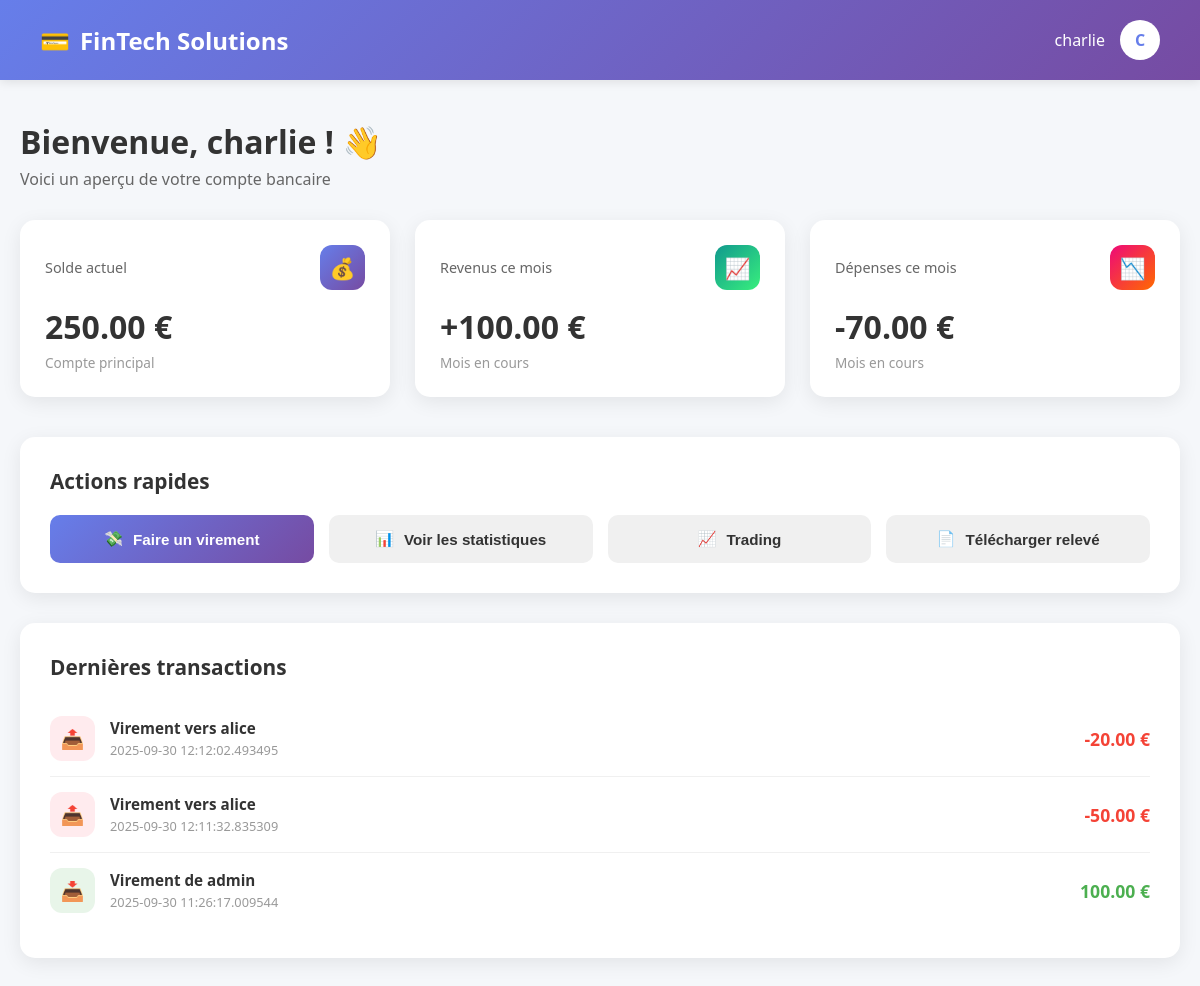
The app's page /dashboard (signed in) with its own data.
### models.py (models this page shows, shortened)
class User(UserMixin, db.Model):
    id = db.Column(db.Integer, primary_key=True)
    username = db.Column(db.String(64), unique=True, nullable=False)
    password_hash = db.Column(db.String(128), nullable=False)
    balance = db.Column(db.Numeric(18, 4), default=0)  # <- ajouté
    transactions = db.relationship("Transaction", backref="user", lazy=True)

class Transaction(db.Model):
    id = db.Column(db.Integer, primary_key=True)
    user_id = db.Column(db.Integer, db.ForeignKey("user.id"), nullable=False)  # <-- Clé étrangère vers User
    account_id = db.Column(db.String(64), nullable=False, index=True)
    amount = db.Column(db.Numeric(18, 4), nullable=False)
    currency = db.Column(db.String(8), default="EUR", nullable=False)
    type = db.Column(db.String(8), nullable=False)  # 'credit' ou 'debit'
    created_at = db.Column(db.DateTime, default=datetime.utcnow)

### routes/transactions.py (the view)
@transactions_bp.route("/dashboard")
@login_required
def dashboard():
    transactions = Transaction.query.filter_by(user_id=current_user.id).order_by(Transaction.created_at.desc()).limit(10).all()
    from datetime import datetime
    now = datetime.now()
    start_of_month = datetime(now.year, now.month, 1)
    monthly_transactions = Transaction.query.filter(
        Transaction.user_id == current_user.id,
        Transaction.created_at >= start_of_month
    ).all()
    revenus = sum(t.amount for t in monthly_transactions if t.amount > 0)
    depenses = sum(abs(t.amount) for t in monthly_transactions if t.amount < 0)
    return render_template("dashboard.html",
                         transactions=transactions,
                         revenus=revenus,
                         depenses=depenses)

### routes/auth.py (called while the page is built)
@login_manager.user_loader
def load_user(user_id):
    return User.query.get(int(user_id))

### templates/dashboard.html (shortened to what this page needs)
<!DOCTYPE html>
<html lang="fr">
<head>
    <link rel="stylesheet" href="{{ url_for('static', filename='css/dashboard.css') }}">
</head>
<body>
    <nav class="navbar">
        <div class="navbar-brand">
            <span>💳</span>
            <span>FinTech Solutions</span>
        </div>
        <div class="user-info">
            <span>{{ current_user.username }}</span>
            <div class="user-menu">
                <div class="user-avatar" onclick="toggleMenu()" style="cursor: pointer;">
                    {{ current_user.username[0]|upper }}
                </div>
            </div>
        </div>
    </nav>
    <div class="container">
        <div class="welcome-section">
            <h1>Bienvenue, {{ current_user.username }} ! 👋</h1>
            <p>Voici un aperçu de votre compte bancaire</p>
        </div>
        <div class="cards-grid">
            <div class="card">
                <div class="card-header">
                    <span class="card-title">Solde actuel</span>
                    <div class="card-icon icon-balance">💰</div>
                </div>
                <div class="card-value">{{ "%.2f"|format(current_user.balance) }} €</div>
                <div class="card-subtitle">Compte principal</div>
            </div>
            <div class="card">
                <div class="card-header">
                    <span class="card-title">Revenus ce mois</span>
                    <div class="card-icon icon-income">📈</div>
                </div>
                <div class="card-value">+{{ "%.2f"|format(revenus) }} €</div>
                <div class="card-subtitle">Mois en cours</div>
            </div>
            <div class="card">
                <div class="card-header">
                    <span class="card-title">Dépenses ce mois</span>
                    <div class="card-icon icon-expense">📉</div>
                </div>
                <div class="card-value">-{{ "%.2f"|format(depenses) }} €</div>
                <div class="card-subtitle">Mois en cours</div>
            </div>
        </div>
        <div class="actions-section">
            <h2 class="section-title">Actions rapides</h2>
            <div class="action-buttons">
                <button class="btn btn-primary" onclick="window.location.href='{{ url_for('transactions.transfer') }}'">
                    <span>💸</span>
                    <span>Faire un virement</span>
                </button>
                <button class="btn btn-secondary" onclick="window.location.href='{{ url_for('transactions.accounting') }}'">
                    <span>📊</span>
                    <span>Voir les statistiques</span>
                </button>
                <button class="btn btn-secondary" onclick="window.location.href='{{ url_for('transactions.trading') }}'">
                    <span>📈</span>
                    <span>Trading</span>
                </button>
                <button class="btn btn-secondary" onclick="alert('Fonction à venir')">
                    <span>📄</span>
                    <span>Télécharger relevé</span>
                </button>
            </div>
        </div>
        <div class="transactions-section">
            <h2 class="section-title">Dernières transactions</h2>
            {% if transactions %}
                {% for transaction in transactions %}
                <div class="transaction-item">
                    <div class="transaction-info">
                        <div class="transaction-icon {% if transaction.amount > 0 %}income{% else %}expense{% endif %}">
                            {% if transaction.amount > 0 %}📥{% else %}📤{% endif %}
                        </div>
                        <div class="transaction-details">
                            <h4>{{ transaction.type }}</h4>
                            <p>{{ transaction.created_at }}</p>
                        </div>
                    </div>
                    <div class="transaction-amount {% if transaction.amount > 0 %}positive{% else %}negative{% endif %}">
                        {{ "%.2f"|format(transaction.amount) }} €
                    </div>
                </div>
                {% endfor %}
            {% else %}
                <p style="text-align: center; color: #999; padding: 20px;">Aucune transaction pour le moment</p>
            {% endif %}
        </div>
    </div>
</body>
</html>

### static/css/dashboard.css (style rules this page uses)
* { margin: 0; padding: 0; box-sizing: border-box; }
body { font-family: 'Segoe UI', Tahoma, Geneva, Verdana, sans-serif; background: #f5f7fa; color: #333; }
.navbar { background: linear-gradient(135deg, #667eea 0%, #764ba2 100%); color: white; padding: 20px 40px; display: flex; justify-content: space-between; align-items: center; box-shadow: 0 2px 10px rgba(0,0,0,0.1); }
.navbar-brand { font-size: 1.5rem; font-weight: bold; display: flex; align-items: center; gap: 10px; }
.user-info { display: flex; align-items: center; gap: 15px; }
.user-avatar { width: 40px; height: 40px; border-radius: 50%; background: white; color: #667eea; display: flex; align-items: center; justify-content: center; font-weight: bold; }
.container { max-width: 1200px; margin: 40px auto; padding: 0 20px; }
.welcome-section { margin-bottom: 30px; }
.welcome-section h1 { font-size: 2rem; margin-bottom: 5px; color: #333; }
.welcome-section p { color: #666; }
.cards-grid { display: grid; grid-template-columns: repeat(auto-fit, minmax(280px, 1fr)); gap: 25px; margin-bottom: 40px; }
.card { background: white; border-radius: 15px; padding: 25px; box-shadow: 0 5px 20px rgba(0,0,0,0.08); transition: transform 0.3s, box-shadow 0.3s; }
.card-header { display: flex; justify-content: space-between; align-items: center; margin-bottom: 15px; }
.card-title { font-size: 0.9rem; color: #666; font-weight: 500; }
.card-icon { width: 45px; height: 45px; border-radius: 12px; display: flex; align-items: center; justify-content: center; font-size: 1.3rem; }
.icon-balance { background: linear-gradient(135deg, #667eea 0%, #764ba2 100%); }
.icon-income { background: linear-gradient(135deg, #11998e 0%, #38ef7d 100%); }
.icon-expense { background: linear-gradient(135deg, #ee0979 0%, #ff6a00 100%); }
.card-value { font-size: 2rem; font-weight: bold; color: #333; margin-bottom: 5px; }
.card-subtitle { font-size: 0.85rem; color: #999; }
.actions-section { background: white; border-radius: 15px; padding: 30px; box-shadow: 0 5px 20px rgba(0,0,0,0.08); margin-bottom: 30px; }
.section-title { font-size: 1.3rem; margin-bottom: 20px; color: #333; }
.action-buttons { display: grid; grid-template-columns: repeat(auto-fit, minmax(200px, 1fr)); gap: 15px; }
.btn { padding: 15px 20px; border: none; border-radius: 10px; font-weight: 600; cursor: pointer; transition: all 0.3s; display: flex; align-items: center; justify-content: center; gap: 10px; font-size: 0.95rem; }
.btn-primary { background: linear-gradient(135deg, #667eea 0%, #764ba2 100%); color: white; }
.btn-secondary { background: #f0f0f0; color: #333; }
.transactions-section { background: white; border-radius: 15px; padding: 30px; box-shadow: 0 5px 20px rgba(0,0,0,0.08); }
.transaction-item { display: flex; justify-content: space-between; align-items: center; padding: 15px 0; border-bottom: 1px solid #f0f0f0; }
.transaction-item:last-child { border-bottom: none; }
.transaction-info { display: flex; align-items: center; gap: 15px; }
.transaction-icon { width: 45px; height: 45px; border-radius: 12px; display: flex; align-items: center; justify-content: center; font-size: 1.2rem; }
.transaction-icon.income { background: #e8f5e9; }
.transaction-icon.expense { background: #ffebee; }
.transaction-details h4 { font-size: 0.95rem; margin-bottom: 3px; color: #333; }
.transaction-details p { font-size: 0.8rem; color: #999; }
.transaction-amount { font-weight: bold; font-size: 1.1rem; }
.transaction-amount.positive { color: #4caf50; }
.transaction-amount.negative { color: #f44336; }
.user-menu { position: relative; }

### templates/dashboard.html (style rules this page uses)
.user-menu { position: relative; }

### records on screen
User: username "charlie", username "C", balance "250.00"
Transaction: amount "-20.00"
Transaction: amount "-50.00"
Transaction: amount "100.00"

### other values on screen
{{ "%.2f"|format(revenus) }} "100.00"
{{ "%.2f"|format(depenses) }} "70.00"
